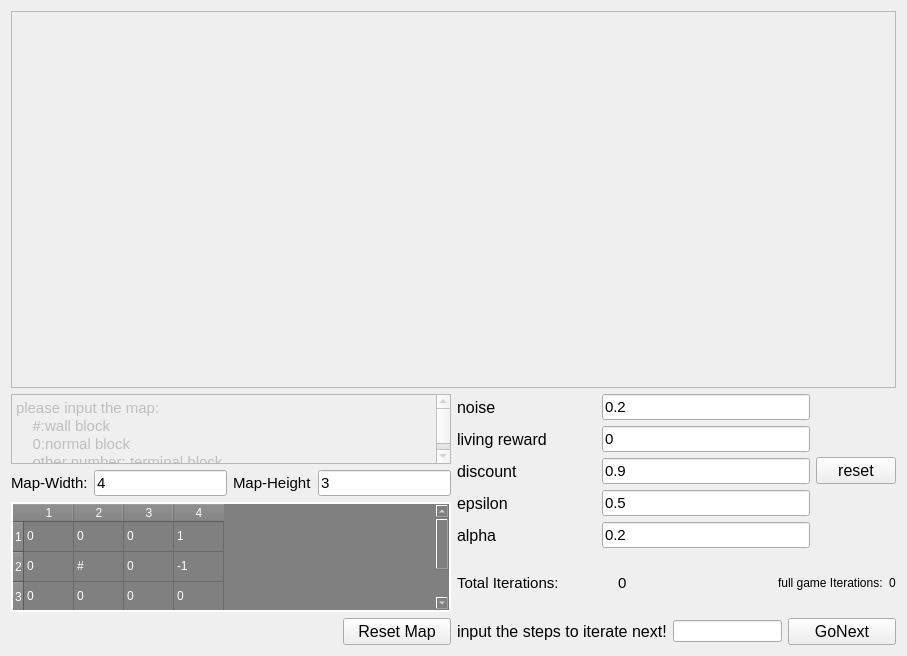
<?xml version="1.0" encoding="UTF-8"?>
<ui version="4.0">
 <class>CMainFrm</class>
 <widget class="QWidget" name="CMainFrm">
  <property name="geometry">
   <rect>
    <x>0</x>
    <y>0</y>
    <width>907</width>
    <height>656</height>
   </rect>
  </property>
  <property name="minimumSize">
   <size>
    <width>0</width>
    <height>0</height>
   </size>
  </property>
  <property name="windowTitle">
   <string>CMainFrm</string>
  </property>
  <property name="styleSheet">
   <string notr="true"/>
  </property>
  <layout class="QVBoxLayout" name="verticalLayout_6">
   <item>
    <layout class="QVBoxLayout" name="verticalLayout_5" stretch="3,2">
     <item>
      <widget class="QFrame" name="frame">
       <property name="contextMenuPolicy">
        <enum>Qt::DefaultContextMenu</enum>
       </property>
       <property name="frameShape">
        <enum>QFrame::StyledPanel</enum>
       </property>
       <property name="frameShadow">
        <enum>QFrame::Raised</enum>
       </property>
      </widget>
     </item>
     <item>
      <layout class="QHBoxLayout" name="horizontalLayout_11" stretch="1,1">
       <item>
        <layout class="QVBoxLayout" name="verticalLayout_3">
         <item>
          <layout class="QVBoxLayout" name="verticalLayout_2" stretch="3,1,6">
           <item>
            <widget class="QTextEdit" name="textEdit">
             <property name="enabled">
              <bool>false</bool>
             </property>
             <property name="html">
              <string>&lt;!DOCTYPE HTML PUBLIC &quot;-//W3C//DTD HTML 4.0//EN&quot; &quot;http://www.w3.org/TR/REC-html40/strict.dtd&quot;&gt;
&lt;html&gt;&lt;head&gt;&lt;meta name=&quot;qrichtext&quot; content=&quot;1&quot; /&gt;&lt;style type=&quot;text/css&quot;&gt;
p, li { white-space: pre-wrap; }
&lt;/style&gt;&lt;/head&gt;&lt;body style=&quot; font-family:'.SF NS Text'; font-size:13pt; font-weight:400; font-style:normal;&quot;&gt;
&lt;p style=&quot; margin-top:0px; margin-bottom:0px; margin-left:0px; margin-right:0px; -qt-block-indent:0; text-indent:0px;&quot;&gt;&lt;span style=&quot; font-family:'SimSun'; font-size:11pt;&quot;&gt;please input the map:&lt;/span&gt;&lt;/p&gt;
&lt;p style=&quot; margin-top:0px; margin-bottom:0px; margin-left:0px; margin-right:0px; -qt-block-indent:0; text-indent:0px;&quot;&gt;&lt;span style=&quot; font-family:'SimSun'; font-size:11pt;&quot;&gt;    #:wall block&lt;/span&gt;&lt;/p&gt;
&lt;p style=&quot; margin-top:0px; margin-bottom:0px; margin-left:0px; margin-right:0px; -qt-block-indent:0; text-indent:0px;&quot;&gt;&lt;span style=&quot; font-family:'SimSun'; font-size:11pt;&quot;&gt;    0:normal block&lt;/span&gt;&lt;/p&gt;
&lt;p style=&quot; margin-top:0px; margin-bottom:0px; margin-left:0px; margin-right:0px; -qt-block-indent:0; text-indent:0px;&quot;&gt;&lt;span style=&quot; font-family:'SimSun'; font-size:11pt;&quot;&gt;    other number: terminal block&lt;/span&gt;&lt;/p&gt;&lt;/body&gt;&lt;/html&gt;</string>
             </property>
            </widget>
           </item>
           <item>
            <layout class="QHBoxLayout" name="horizontalLayout_7">
             <item>
              <widget class="QLabel" name="label">
               <property name="font">
                <font>
                 <pointsize>11</pointsize>
                </font>
               </property>
               <property name="text">
                <string>Map-Width:</string>
               </property>
              </widget>
             </item>
             <item>
              <widget class="QLineEdit" name="lineEdit_w">
               <property name="font">
                <font>
                 <pointsize>11</pointsize>
                </font>
               </property>
               <property name="text">
                <string>4</string>
               </property>
              </widget>
             </item>
             <item>
              <widget class="QLabel" name="label_2">
               <property name="font">
                <font>
                 <pointsize>11</pointsize>
                </font>
               </property>
               <property name="text">
                <string>Map-Height</string>
               </property>
              </widget>
             </item>
             <item>
              <widget class="QLineEdit" name="lineEdit_h">
               <property name="font">
                <font>
                 <pointsize>11</pointsize>
                </font>
               </property>
               <property name="text">
                <string>3</string>
               </property>
              </widget>
             </item>
            </layout>
           </item>
           <item>
            <widget class="QTableWidget" name="tableWidget">
             <property name="styleSheet">
              <string notr="true">background:gray;
color: rgb(255, 255, 255);</string>
             </property>
             <property name="frameShape">
              <enum>QFrame::WinPanel</enum>
             </property>
             <property name="frameShadow">
              <enum>QFrame::Plain</enum>
             </property>
             <property name="lineWidth">
              <number>1</number>
             </property>
             <property name="verticalScrollBarPolicy">
              <enum>Qt::ScrollBarAsNeeded</enum>
             </property>
             <property name="horizontalScrollBarPolicy">
              <enum>Qt::ScrollBarAsNeeded</enum>
             </property>
             <property name="autoScrollMargin">
              <number>16</number>
             </property>
             <property name="iconSize">
              <size>
               <width>20</width>
               <height>20</height>
              </size>
             </property>
             <property name="gridStyle">
              <enum>Qt::SolidLine</enum>
             </property>
             <property name="rowCount">
              <number>3</number>
             </property>
             <property name="columnCount">
              <number>4</number>
             </property>
             <attribute name="horizontalHeaderDefaultSectionSize">
              <number>50</number>
             </attribute>
             <attribute name="horizontalHeaderMinimumSectionSize">
              <number>50</number>
             </attribute>
             <row/>
             <row/>
             <row/>
             <column/>
             <column/>
             <column/>
             <column/>
             <item row="0" column="0">
              <property name="text">
               <string>0</string>
              </property>
             </item>
             <item row="0" column="1">
              <property name="text">
               <string>0</string>
              </property>
             </item>
             <item row="0" column="2">
              <property name="text">
               <string>0</string>
              </property>
             </item>
             <item row="0" column="3">
              <property name="text">
               <string>1</string>
              </property>
             </item>
             <item row="1" column="0">
              <property name="text">
               <string>0</string>
              </property>
             </item>
             <item row="1" column="1">
              <property name="text">
               <string>#</string>
              </property>
             </item>
             <item row="1" column="2">
              <property name="text">
               <string>0</string>
              </property>
             </item>
             <item row="1" column="3">
              <property name="text">
               <string>-1</string>
              </property>
             </item>
             <item row="2" column="0">
              <property name="text">
               <string>0</string>
              </property>
             </item>
             <item row="2" column="1">
              <property name="text">
               <string>0</string>
              </property>
             </item>
             <item row="2" column="2">
              <property name="text">
               <string>0</string>
              </property>
             </item>
             <item row="2" column="3">
              <property name="text">
               <string>0</string>
              </property>
             </item>
            </widget>
           </item>
          </layout>
         </item>
         <item>
          <layout class="QHBoxLayout" name="horizontalLayout_8" stretch="3,1">
           <item>
            <widget class="QLabel" name="label_3">
             <property name="text">
              <string/>
             </property>
            </widget>
           </item>
           <item>
            <widget class="QPushButton" name="pushButton_reset_map">
             <property name="font">
              <font>
               <pointsize>12</pointsize>
              </font>
             </property>
             <property name="text">
              <string>Reset Map</string>
             </property>
            </widget>
           </item>
          </layout>
         </item>
        </layout>
       </item>
       <item>
        <layout class="QVBoxLayout" name="verticalLayout_4">
         <item>
          <layout class="QHBoxLayout" name="horizontalLayout_10">
           <item>
            <layout class="QVBoxLayout" name="verticalLayout">
             <item>
              <layout class="QHBoxLayout" name="horizontalLayout" stretch="2,3">
               <item>
                <widget class="QLabel" name="label_noise">
                 <property name="font">
                  <font>
                   <pointsize>12</pointsize>
                  </font>
                 </property>
                 <property name="text">
                  <string>noise</string>
                 </property>
                </widget>
               </item>
               <item>
                <widget class="QLineEdit" name="lineEdit_noise">
                 <property name="font">
                  <font>
                   <pointsize>11</pointsize>
                  </font>
                 </property>
                 <property name="text">
                  <string>0.2</string>
                 </property>
                </widget>
               </item>
              </layout>
             </item>
             <item>
              <layout class="QHBoxLayout" name="horizontalLayout_3" stretch="2,3">
               <item>
                <widget class="QLabel" name="label_reward">
                 <property name="font">
                  <font>
                   <pointsize>12</pointsize>
                  </font>
                 </property>
                 <property name="text">
                  <string>living reward</string>
                 </property>
                </widget>
               </item>
               <item>
                <widget class="QLineEdit" name="lineEdit_reward">
                 <property name="font">
                  <font>
                   <pointsize>11</pointsize>
                  </font>
                 </property>
                 <property name="text">
                  <string>0</string>
                 </property>
                </widget>
               </item>
              </layout>
             </item>
             <item>
              <layout class="QHBoxLayout" name="horizontalLayout_2" stretch="2,3">
               <item>
                <widget class="QLabel" name="label_discount">
                 <property name="font">
                  <font>
                   <pointsize>12</pointsize>
                  </font>
                 </property>
                 <property name="text">
                  <string>discount</string>
                 </property>
                </widget>
               </item>
               <item>
                <widget class="QLineEdit" name="lineEdit_discount">
                 <property name="font">
                  <font>
                   <pointsize>11</pointsize>
                  </font>
                 </property>
                 <property name="text">
                  <string>0.9</string>
                 </property>
                </widget>
               </item>
              </layout>
             </item>
             <item>
              <layout class="QHBoxLayout" name="horizontalLayout_4" stretch="2,3">
               <item>
                <widget class="QLabel" name="label_epsion">
                 <property name="font">
                  <font>
                   <pointsize>12</pointsize>
                  </font>
                 </property>
                 <property name="text">
                  <string>epsilon</string>
                 </property>
                </widget>
               </item>
               <item>
                <widget class="QLineEdit" name="lineEdit_epsion">
                 <property name="font">
                  <font>
                   <pointsize>11</pointsize>
                  </font>
                 </property>
                 <property name="text">
                  <string>0.5</string>
                 </property>
                </widget>
               </item>
              </layout>
             </item>
             <item>
              <layout class="QHBoxLayout" name="horizontalLayout_5" stretch="2,3">
               <item>
                <widget class="QLabel" name="label_alpha">
                 <property name="font">
                  <font>
                   <pointsize>12</pointsize>
                  </font>
                 </property>
                 <property name="text">
                  <string>alpha</string>
                 </property>
                </widget>
               </item>
               <item>
                <widget class="QLineEdit" name="lineEdit_alpha">
                 <property name="font">
                  <font>
                   <pointsize>11</pointsize>
                  </font>
                 </property>
                 <property name="text">
                  <string>0.2</string>
                 </property>
                </widget>
               </item>
              </layout>
             </item>
            </layout>
           </item>
           <item>
            <widget class="QPushButton" name="pushButton_reset">
             <property name="font">
              <font>
               <pointsize>12</pointsize>
              </font>
             </property>
             <property name="text">
              <string>reset</string>
             </property>
            </widget>
           </item>
          </layout>
         </item>
         <item>
          <layout class="QHBoxLayout" name="horizontalLayout_9" stretch="1,1,0,0">
           <item>
            <widget class="QLabel" name="label_iter">
             <property name="font">
              <font>
               <pointsize>11</pointsize>
              </font>
             </property>
             <property name="text">
              <string>Total Iterations:</string>
             </property>
            </widget>
           </item>
           <item>
            <widget class="QLabel" name="label_iterNum">
             <property name="font">
              <font>
               <pointsize>11</pointsize>
              </font>
             </property>
             <property name="text">
              <string>0</string>
             </property>
            </widget>
           </item>
           <item>
            <widget class="QLabel" name="label_4">
             <property name="text">
              <string>full game Iterations:</string>
             </property>
            </widget>
           </item>
           <item>
            <widget class="QLabel" name="gameIter">
             <property name="text">
              <string>0</string>
             </property>
            </widget>
           </item>
          </layout>
         </item>
         <item>
          <layout class="QHBoxLayout" name="horizontalLayout_6" stretch="0,1,1">
           <item>
            <widget class="QLabel" name="label_next">
             <property name="font">
              <font>
               <pointsize>12</pointsize>
              </font>
             </property>
             <property name="text">
              <string>input the steps to iterate next!</string>
             </property>
            </widget>
           </item>
           <item>
            <widget class="QLineEdit" name="lineEdit_next"/>
           </item>
           <item>
            <widget class="QPushButton" name="pushButton_next">
             <property name="font">
              <font>
               <pointsize>12</pointsize>
              </font>
             </property>
             <property name="text">
              <string>GoNext</string>
             </property>
            </widget>
           </item>
          </layout>
         </item>
        </layout>
       </item>
      </layout>
     </item>
    </layout>
   </item>
  </layout>
 </widget>
 <layoutdefault spacing="6" margin="11"/>
 <resources/>
 <connections/>
</ui>
